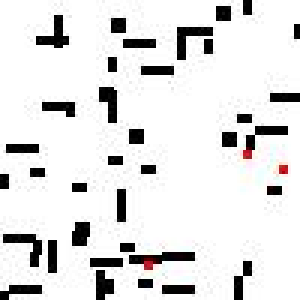
#> input picture experiments/discharge_feature_exp/version_1/environment.jpg, 100 x 100 px (shown 3 times larger)
$ python images2video.py --folder1 experiments/discharge_feature_exp/version_1 --folder2 experiments/discharge_feature_exp/version_1 --output out.avi
#> lines starting #> are read from the running program, lines starting #| are printed output that depends on the picture
import cv2
import os
import re
import argparse


def natural_sort_key(s):
    """Helper function to generate a natural sort key."""
    return [
        int(text) if text.isdigit() else text.lower() for text in re.split(r"(\d+)", s)
    ]


def create_video_from_folders(folder1, folder2, output_video, frame_rate=1):
    # Get lists of image files from both folders
#> called with output_video = 'out.avi', frame_rate = 1
    images1 = [
        os.path.join(folder1, img)
        for img in os.listdir(folder1)
        if img.endswith(".jpg")
    ]
    images2 = [
        os.path.join(folder2, img)
        for img in os.listdir(folder2)
        if img.endswith(".jpg")
    ]

    # Apply natural sorting to the image lists
    images1.sort(key=lambda x: natural_sort_key(os.path.basename(x)))
    images2.sort(key=lambda x: natural_sort_key(os.path.basename(x)))

    # Ensure both folders have the same number of images
    if len(images1) != len(images2):
        raise ValueError("The number of images in both folders must be the same.")

    # Read the first image to determine the dimensions
    img1 = cv2.imread(images1[0])
#> img1 is the input picture: shape (100, 100, 3); mean B, G, R 225.3, 225.3, 225.8
    img2 = cv2.imread(images2[0])

    if img1.shape[0] != img2.shape[0] or img1.shape[1] != img2.shape[1]:
        raise ValueError("Images in both folders must have the same dimensions.")

    height, width, _ = img1.shape
#> height = 100; width = 100
    combined_width = width * 2
#> combined_width = 200

    # Create a VideoWriter object
    fourcc = cv2.VideoWriter_fourcc(*"mp4v")  # Codec for MP4 format
    out = cv2.VideoWriter(output_video, fourcc, frame_rate, (combined_width, height))

    # Combine images and write to video
    for img1_path, img2_path in zip(images1, images2):
        img1 = cv2.imread(img1_path)
        img2 = cv2.imread(img2_path)

        # Combine images side by side
        combined_img = cv2.hconcat([img1, img2])
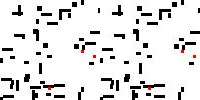
#> combined_img: shape (100, 200, 3); mean B, G, R 225.3, 225.3, 225.8

        # Write the frame to the video
        out.write(combined_img)

    # Release the VideoWriter
    out.release()
    print(f"Video saved as {output_video}")


if __name__ == "__main__":
    parser = argparse.ArgumentParser(
        description="Combine images from two folders into a side-by-side video."
    )
    parser.add_argument(
        "--folder1", required=True, help="Path to the first folder containing images."
    )
    parser.add_argument(
        "--folder2", required=True, help="Path to the second folder containing images."
    )
    parser.add_argument(
        "--output", required=True, help="Path to the output video file."
    )
    parser.add_argument(
        "--frame_rate",
        type=float,
        default=1,
        help="Frame rate for the video (default: 1).",
    )

    args = parser.parse_args()

    create_video_from_folders(args.folder1, args.folder2, args.output, args.frame_rate)
